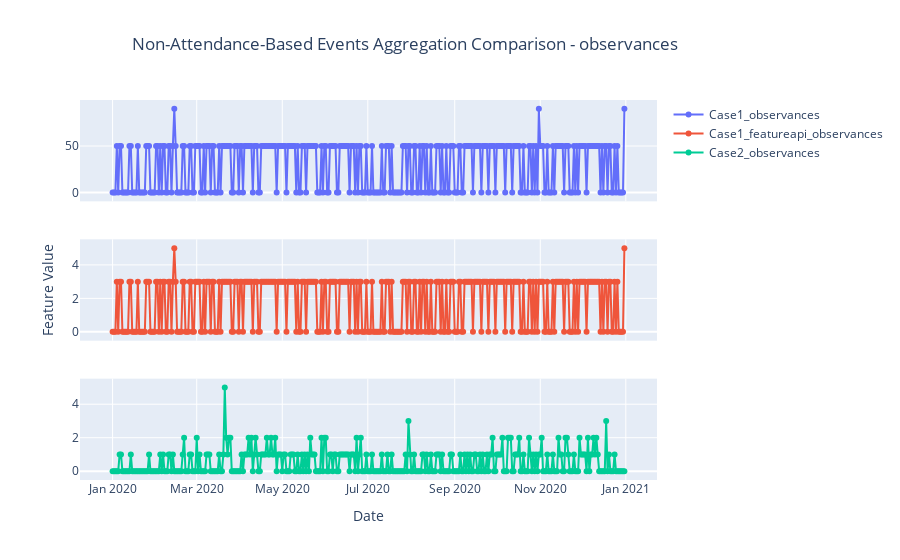

Notebook source saved alongside this figure:
### Code cell
plot_difference_per_category("observances")

### Figure 1 — Plotly figure (JSON) as saved in the notebook; plotly's stock layout.template omitted (floating-point values rounded to 4 significant figures; data arrays with more than 128 entries replaced by an {"elided": "..."} marker saying what was removed)
{"data": [{"mode": "lines+markers", "name": "Case1_observances", "type": "scatter", "x": {"elided": "366 str values"}, "xaxis": "x", "y": {"elided": "366 int values"}, "yaxis": "y"}, {"mode": "lines+markers", "name": "Case1_featureapi_observances", "type": "scatter", "x": {"elided": "366 str values"}, "xaxis": "x2", "y": {"elided": "366 int values"}, "yaxis": "y2"}, {"mode": "lines+markers", "name": "Case2_observances", "type": "scatter", "x": {"elided": "366 str values"}, "xaxis": "x3", "y": {"elided": "366 int values"}, "yaxis": "y3"}], "layout": {"title": {"text": "Non-Attendance-Based Events Aggregation Comparison - observances", "x": 0.45}, "xaxis": {"anchor": "y", "domain": [0, 1], "matches": "x3", "showticklabels": false}, "xaxis2": {"anchor": "y2", "domain": [0, 1], "matches": "x3", "showticklabels": false}, "xaxis3": {"anchor": "y3", "domain": [0, 1], "title": {"text": "Date"}}, "yaxis": {"anchor": "x", "domain": [0.7333, 1]}, "yaxis2": {"anchor": "x2", "domain": [0.3667, 0.6333], "title": {"text": "Feature Value"}}, "yaxis3": {"anchor": "x3", "domain": [0, 0.2667]}}}
